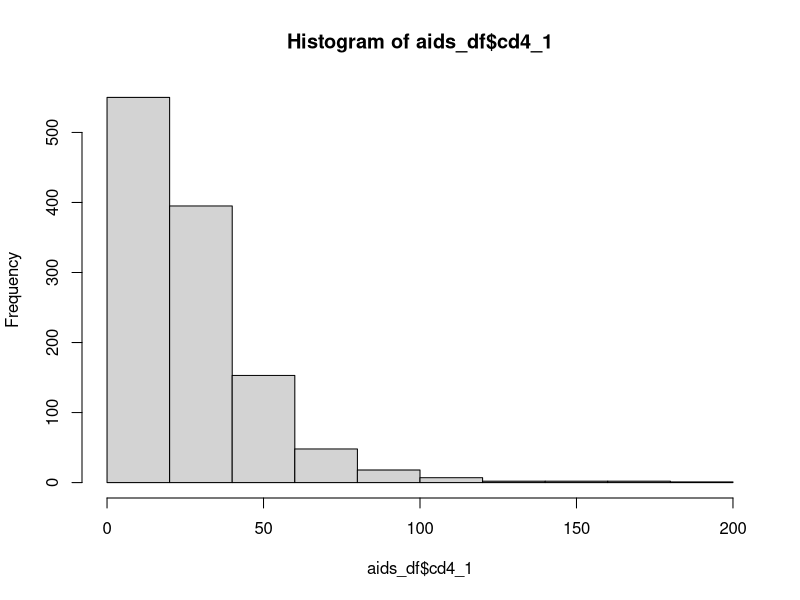
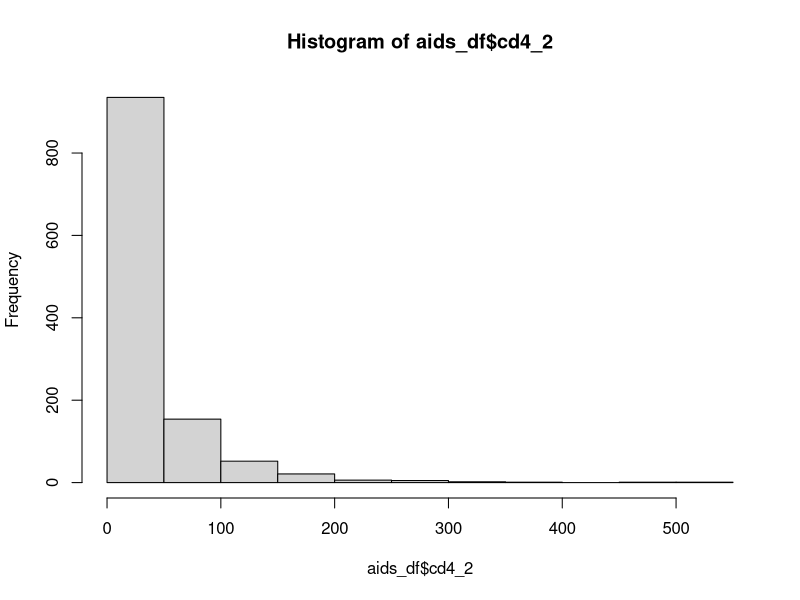
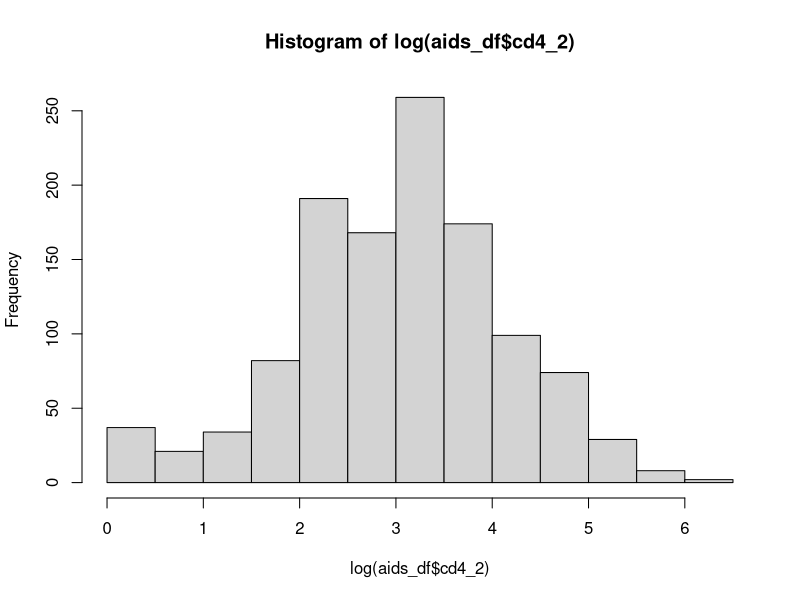
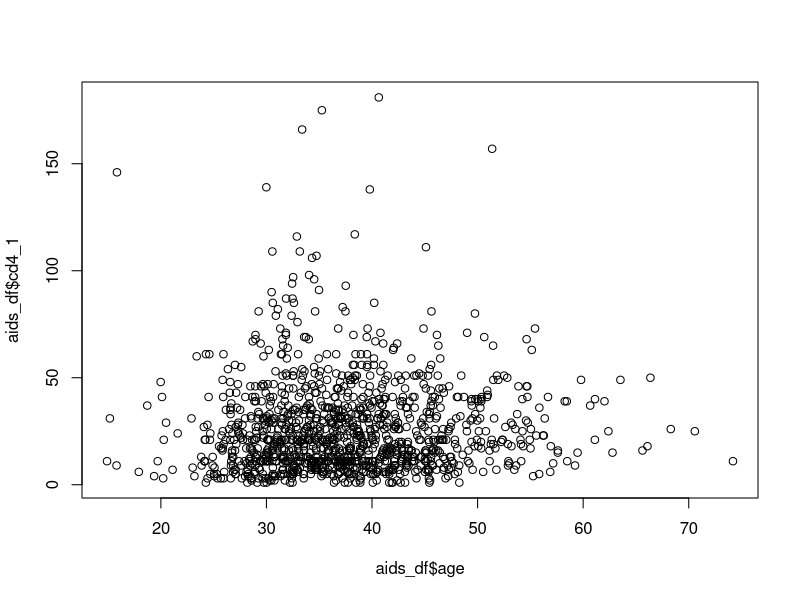
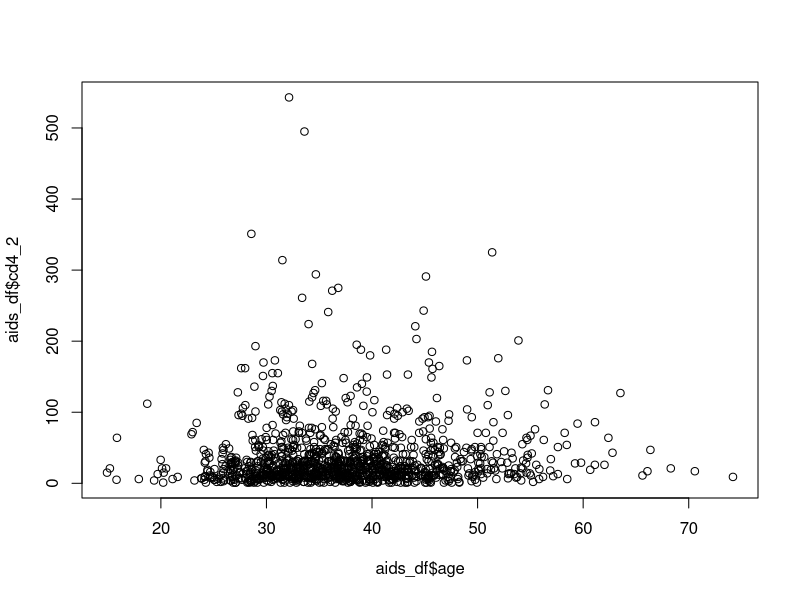
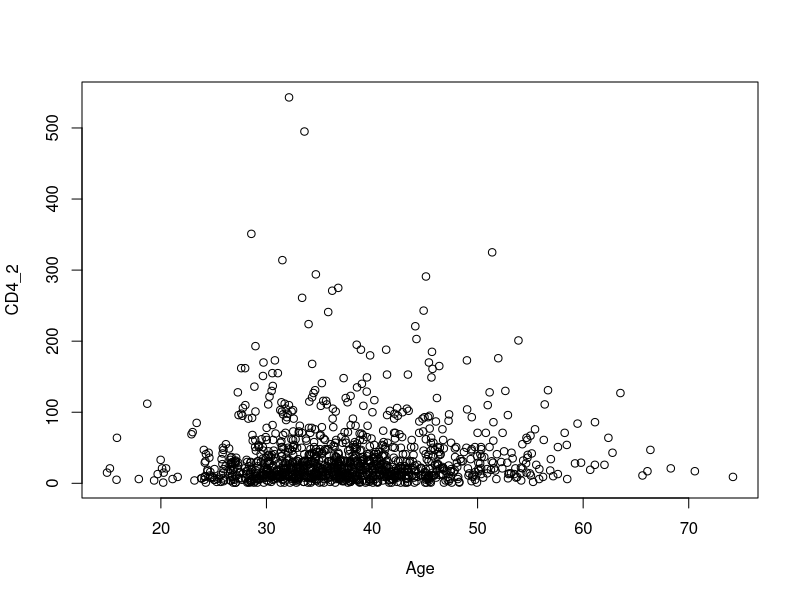
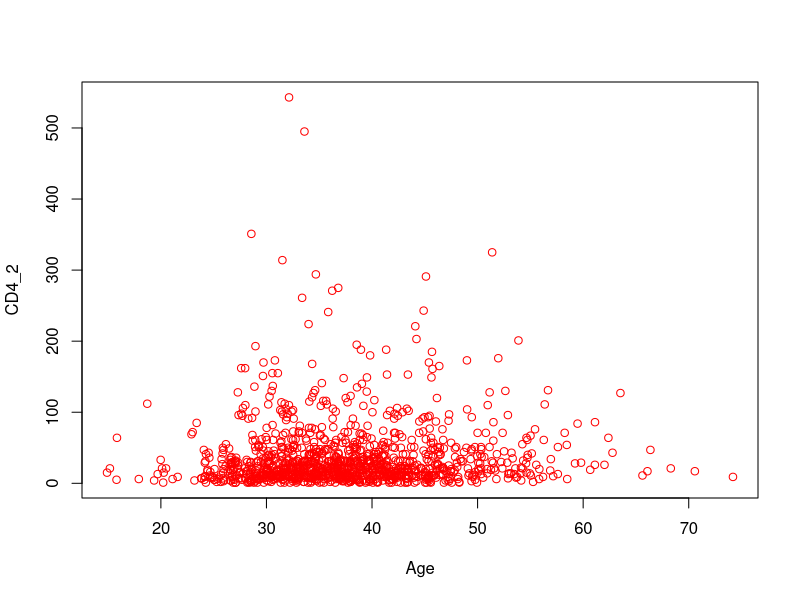
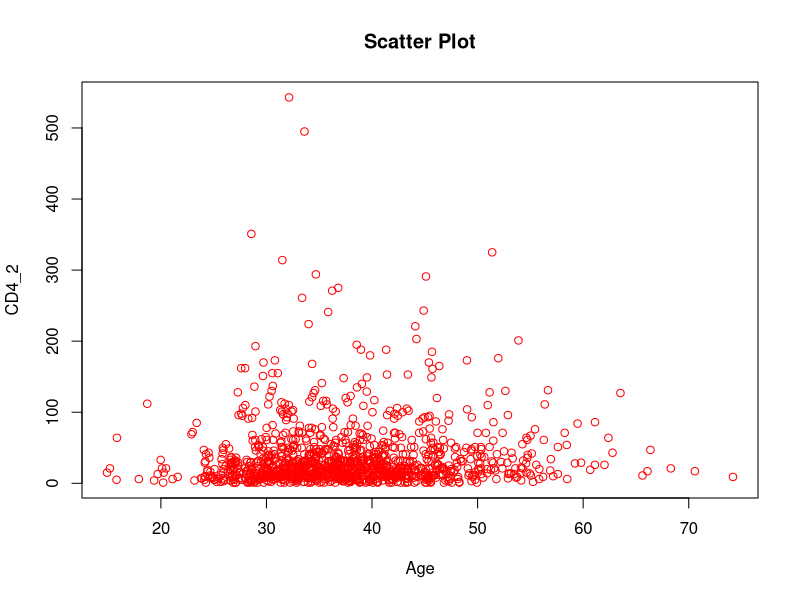

Write the R code that produced these figures, in order.
##################################################
## Project: R Training
## Script purpose: Introduction to R - Exercise
## Author: Ege Ulgen
##################################################

aids_df <- read.table("aids_dataset.txt")
head(aids_df)

# the first row is the header, containing the column names
aids_df <- read.table("aids_dataset.txt", header = TRUE)

dim(aids_df)

head(aids_df)

# overall summary
summary(aids_df)

# number of samples by treatment group
table(aids_df$treatment)

# number of samples by treatment group
table(aids_df$gender)


# histogram of baseline CD4 counts
hist(aids_df$cd4_1)

# histogram of week 2 CD4 counts
hist(aids_df$cd4_2)
hist(log(aids_df$cd4_2)) # ~normally distributed

# relation of baseline CD4 with age
plot(aids_df$age, aids_df$cd4_1)

# correlation?
cor(aids_df$age, aids_df$cd4_1)

# relation of second CD4 with age
plot(aids_df$age, aids_df$cd4_2)
# add axis labels
plot(aids_df$age, aids_df$cd4_2, xlab = "Age", ylab = "CD4_2")
# add color
plot(aids_df$age, aids_df$cd4_2, xlab = "Age", ylab = "CD4_2", col = "red")
# add plot title
plot(aids_df$age, aids_df$cd4_2, xlab = "Age", ylab = "CD4_2", col = "red", main = "Scatter Plot")


pdf("age_CD4_2.pdf", width = 10, height = 10)
plot(aids_df$age, aids_df$cd4_2, xlab = "Age", ylab = "CD4_2", col = "red", main = "Scatter Plot")
dev.off()

# compare CD4_1 and CD4_2
boxplot(aids_df$cd4_1, aids_df$cd4_2)

# CD4 counts by treatment group
boxplot(aids_df$cd4_1~aids_df$treatment)
boxplot(aids_df$cd4_2~aids_df$treatment)

# CD4 counts by gender
boxplot(aids_df$cd4_1~aids_df$gender)

# descriptive stat.s for baseline CD4 count of males
cd4_1_male <- aids_df$cd4_1[aids_df$gender == "male"]

mean(cd4_1_male)
sd(cd4_1_male)
median(cd4_1_male)

summary(cd4_1_male)

# histograms of baseline CD4 count of males and females
cd4_1_male <- aids_df$cd4_1[aids_df$gender == "male"]
cd4_1_female <- aids_df$cd4_1[aids_df$gender == "female"]

par(mfrow = c(1, 2)) # 1X2 layout
hist(cd4_1_male, main = "Male", border = "blue")
hist(cd4_1_female, main = "Female", border = "red")
par(mfrow = c(1, 1)) # reset layout



### Boxplot of 1 and 2 CD4 counts by treatment group
par(mfrow = c(2, 2)) # 2X2 layout

# compare CD4_1 and CD4_2 for trt1
sub_df <- aids_df[aids_df$treatment == "trt1", ]
boxplot(sub_df$cd4_1, sub_df$cd4_2, main = "trt1")

# compare CD4_1 and CD4_2 for trt2
sub_df <- aids_df[aids_df$treatment == "trt2", ]
boxplot(sub_df$cd4_1, sub_df$cd4_2, main = "trt2")

# compare CD4_1 and CD4_2 for trt3
sub_df <- aids_df[aids_df$treatment == "trt3", ]
boxplot(sub_df$cd4_1, sub_df$cd4_2, main = "trt3")

# compare CD4_1 and CD4_2 for trt4
sub_df <- aids_df[aids_df$treatment == "trt4", ]
boxplot(sub_df$cd4_1, sub_df$cd4_2, main = "trt4")

par(mfrow = c(1, 1)) # reset layout



# compare logs of CD4_1 and CD4_2 for each treatment group
par(mfrow = c(2, 2)) # 2X2 layout
for (trt in c("trt1", "trt2", "trt3", "trt4")) {
    sub_df <- aids_df[aids_df$treatment == trt, ]
    boxplot(log(sub_df$cd4_1), log(sub_df$cd4_2), main = trt, col = c("red", "blue"))
}
par(mfrow = c(1, 1)) # reset layout
